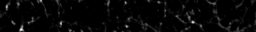
%> input picture cellnav/cellNav_0.70/karl/images/AVG_Ai148_129SVG3_122618_1005-1.tif, 256 x 32 px
$ octave HuckDRPa.m   (GNU Octave 9; MATLAB toolbox functions it lacks are replaced by stand-ins)
%> lines starting %> are read from the running program, lines starting %| are printed output that depends on the picture; in (x1, y1, x2, y2) boxes, pixels count from 0 and x2, y2 are one past the last pixel; in counts of white or black regions, pixels touching at a corner belong together; the program's own positions count from 1
### optical-retina/Funct/dist.m
function[d]=dist(A,B)

%finds distance between two vectors in form A (n,3,n) and B (1,3)
A2=zeros(size(A,1),3,size(A,3));
B2=zeros(size(B,1),3);
A2(:,1:size(A,2),:)=A;
B2(:,1:size(B,2))=B;
A=A2;
B=B2;
d=sqrt((A(:,1,:)-B(1)).^2 + (A(:,2,:)-B(2)).^2 + (A(:,3,:)-B(3)).^2);

### optical-retina/jmFunctions/GetMyDir.m
function[TPN] = GetMyDir()


%% Get Folder

if ~exist('.\temp'), mkdir('.\temp'),end

if exist('.\temp\Last.mat')
     load(['.\temp\Last.mat'])
     if exist(Last)
        TPN=uigetdir(Last)
     else
         TPN=uigetdir
     end
else
    TPN=uigetdir
%> the answer given: ../../../../cellnav/cellNav_0.70/karl/images
end

TPN= [TPN '\'];

Last=TPN;
if Last>0
save('.\temp\Last.mat','Last')
end

### optical-retina/Horizontals/DRP/DRPprograms/HuckDRPa.m

KPN=GetMyDir;

Kdir=dir(KPN); Kdir=Kdir(3:size(Kdir,1));


for k = 1:size(Kdir,1) %run all files in directory

    DPN = [ KPN Kdir(k).name] %get image name
    if strcmp('tif',DPN(size(DPN,2)-2:size(DPN,2))) %if a tif

        TPN=[DPN(1:size(DPN,2)-4) '\']
        mkdir(TPN)

        I=imread([DPN]); %read image
%> I is the input picture: size 32x256 uint16; min 0, max 39, mean 1.1
        image(I),pause(.01) %Show raw
        Im=max(I,[],3); %combind channels
        It=Im>median(Im(:)); %Threshold out background
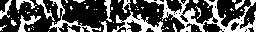
%> It: size 32x256 logical; 32.8% white; 72 white regions (58 under 20 px), largest, box (x1, y1, x2, y2) and area: (144, 0, 256, 32) 1057, (112, 11, 164, 32) 387, (49, 0, 101, 32) 332
        Il=bwlabel(It); %find all dots
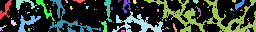
%> Il: size 32x256 double; 73 distinct labels, from 0 to 72; one colour per label, 0 black

        Dnum=max(Il(:));
%> Dnum = 72

        %% find centers
        DPos=zeros(Dnum,2);
        for d= 1:Dnum
            [y x] = find(Il==d);
            ym=mean(y); xm=mean(x);
            DPos(d,:)=[ym xm];
        end
%> this loop made 72 passes
%> (y, x, ym, xm) on passes 2, 3, 6, 7, 9: ([28; 29; 30; 31; 28; 29; 30; 28; 31; 27; 28; 26; 27; 27; 26], [1; 1; 1; 1; 2; 2; 2; 3; 3; 4; 4; 5; 5; 6; 7], 28.33, 3.13), (19, 12, 19, 12), ([12; 13], [19; 19], 12.5, 19), (18, 19, 18, 19), (12, 26, 12, 26)
%> (ym, xm) on passes 1, 4, 5, 8, 17, 21: (10.37, 6.36), (23.52, 14), (4.39, 24.59), (23.2, 27.97), (9.8, 45.55), (21.3, 68.48)
%> after the loop, DPos = 72 rows, first 12: [10.37 6.36; 28.33 3.13; 19 12; 23.52 14; 4.39 24.59; 12.5 19; 18 19; 23.2 27.97; 12 26; 7 27; 13.25 28.75; 30 29.5]
        %% Find Dists to centers
        Dists=zeros(Dnum);
%> Dists: size 72x72 double; every value is 0
        for d = 1:Dnum
            Dists(d,:)=sort(dist(DPos, DPos(d,:)));
        end
%> this loop made 72 passes
%> B in dist on passes 1 to 12: [10.37 6.36 0], [28.33 3.13 0], [19 12 0], [23.52 14 0], [4.39 24.59 0], [12.5 19 0], [18 19 0], [23.2 27.97 0], [12 26 0], [7 27 0], [13.25 28.75 0], [30 29.5 0]
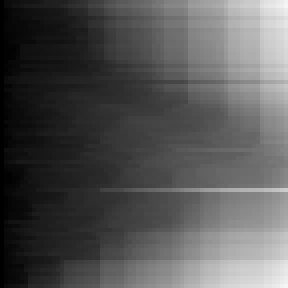
%> Dists: size 72x72 double (shown 4 times larger); min 0, max 245.7, mean 85.1

        mDists=mean(Dists,1);
%> mDists = 72 values from 0 to 186.7
        Near=Dists(:,2);
%> Near = 72 values, max 14.61 at index 38, min 2 at index 30, mean 6.09
        hNear=hist(Near,2.5:5:max(Near(:)));
%> hNear = [33 28 11]

        Name=Kdir(k).name(1:size(Kdir(k).name,2)-4);
        xlswrite([TPN Name '.xls'],mDists','meanDists')
        xlswrite([TPN Name '.xls'],Near,'NearestNeighbor')


        %% Density Recovery Profile
        %Calculate distance to areas
        A=I*0+1;
%> A: size 32x256 uint16; every value is 1
        [Ay Ax]=find(A);
%> Ay = 8192 values from 1 to 32; Ax = 8192 values from 1 to 256
        APos=[Ay Ax];
        clear Ay Ax
        clear DistsA
        DistsA=zeros(Dnum,size(APos,1),'single');
        for d = 1:Dnum
            DistsA(d,:)=dist(APos, DPos(d,:));
            PercentDoneFindingDistances=d/Dnum *100
        end
%> this loop made 72 passes
%> (B in dist, PercentDoneFindingDistances) on passes 1 to 12: ([10.37 6.36 0], 1.39), ([28.33 3.13 0], 2.78), ([19 12 0], 4.17), ([23.52 14 0], 5.56), ([4.39 24.59 0], 6.94), ([12.5 19 0], 8.33), ([18 19 0], 9.72), ([23.2 27.97 0], 11.11), ([12 26 0], 12.5), ([7 27 0], 13.89), ([13.25 28.75 0], 15.28), ([30 29.5 0], 16.67)

        %% Map Density by distance Area
        maxDist=max(Dists(:));
%> maxDist = 245.7
        DUsed=(1:fix(maxDist)+1)';
%> DUsed = 246 values from 1 to 246
        Cnum=zeros(size(DUsed,1),1);
        Anum=Cnum;
%> Anum = 246 values from 0 to 0
        for d=DUsed'
           Cnum(d)=sum(sum(Dists>d-1 & Dists <= d));
           Anum(d)=sum(sum(DistsA>d-1 & DistsA <= d));
           PercentDoneMapping=d/maxDist*100
        end
%> this loop made 246 passes
%> PercentDoneMapping on passes 1 to 3: 0.407, 0.814, 1.22
%> after the loop, Anum = 246 values, max 5527 at index 22, min 96 at index 246, mean 2395.7; Cnum = 246 values, max 68 at index 41, min 0 at index 1, mean 20.78
        CoA=Cnum./Anum;
%> CoA = 246 values, max 0.0212 at index 208, min 0 at index 1, mean 0.00841
        plot(CoA),pause(.01)
        bar(Cnum)
%> figure, not shown here; tallest bar 68 high, from x = 40.6 to 41.4
        bar(Anum)
%> figure, not shown here; tallest bar 5527 high, from x = 21.6 to 22.4
        bar(CoA)
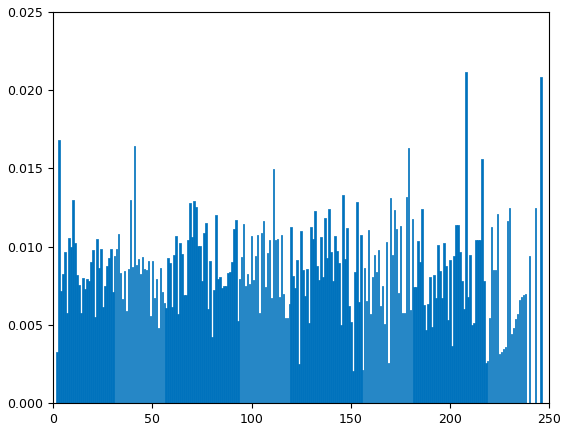
%> figure redrawn from the program's plot data; tallest bar 0.0212 high, from x = 207.6 to 208.4
        %ylim([-max(CoA(:))/10 max(CoA(:))])

        save([TPN 'Cnum.mat'],'Cnum')
        save([TPN 'Anum.mat'],'Anum')
        xlswrite([TPN Name '.xls'],Cnum,'Cnum')
        xlswrite([TPN Name '.xls'],Anum,'Anum')

%% Bin
        Bin=10;
        for d = 1 : size(Anum,1)
            Cbin(d)=sum(Cnum(max(d-Bin/2,1):min(d+Bin/2,size(Cnum,1))));
            Abin(d)=sum(Anum(max(d-Bin/2,1):min(d+Bin/2,size(Anum,1))));
        end
%> after the loop, Abin = 246 values, max 58027 at index 24, min 901 at index 246, mean 26297.8; Cbin = 246 values, max 504 at index 27, min 4 at index 246, mean 228.1
        CAbin=Cbin./Abin;
%> CAbin = 246 values, max 0.0106 at index 72, min 0.00444 at index 246, mean 0.00843
        plot(CAbin)
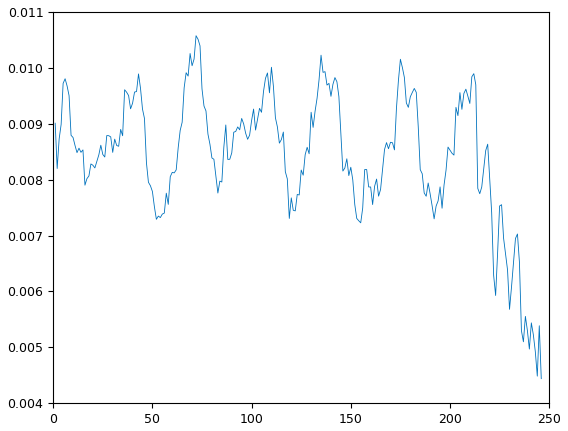
%> figure redrawn from the program's plot data; curve peaks at x = 72, y = 0.0106
        bar(Abin)
%> figure, not shown here; tallest bar 58027 high, from x = 23.6 to 24.4
        bar(Cbin)
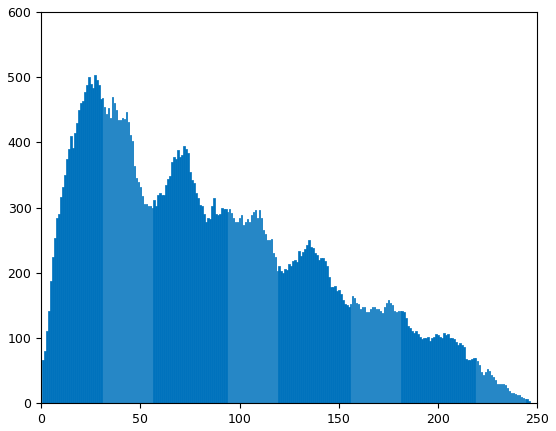
%> figure redrawn from the program's plot data; tallest bar 504 high, from x = 26.6 to 27.4
        bar(CAbin),pause(.01)
%> after `bar(CAbin)`:
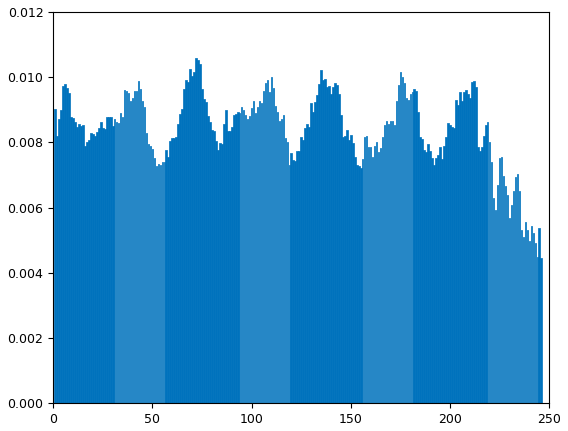
%> figure redrawn from the program's plot data; tallest bar 0.0106 high, from x = 71.6 to 72.4
        xlswrite([TPN Name '.xls'],CAbin,['Density Binned ' num2str(Bin)])
%%

    end %if a tif
end %run all
%> pass 2 of the loop `for k = 1:size(Kdir,1)`:
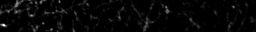
%> input picture cellnav/cellNav_0.70/karl/images/AVG_Ai148_129SVG3_122618_1006-1.tif, 256 x 32 px
%> I is the input picture: size 32x256 uint16; min 0, max 34, mean 1
%> It: size 32x256 logical; 33.2% white; 82 white regions (60 under 20 px), largest, box (x1, y1, x2, y2) and area: (0, 0, 47, 32) 555, (124, 0, 173, 32) 462, (41, 0, 90, 32) 387
%> Il: size 32x256 double; 83 distinct labels, from 0 to 82
%> Dnum = 82
%> the loop `for d= 1:Dnum` made 82 passes
%> (y, x, ym, xm) on passes 3, 4, 5, 6, 7, 10: (16, 4, 16, 4), (31, 4, 31, 4), ([31; 32; 32], [7; 7; 8], 31.67, 7.33), ([18; 19; 20; 21; 22; 19; 20; 21], [8; 8; 8; 8; 8; 9; 9; 9], 20, 8.38), (29, 11, 29, 11), (23, 21, 23, 21)
%> after the loop `for d= 1:Dnum`: DPos = 82 rows, first 12: [11.65 24.37; 26.11 4.93; 16 4; 31 4; 31.67 7.33; 20 8.38; 29 11; 22.3 14.6; 29.96 21.52; 23 21; 25 21; 29.8 29.6]
%> the loop `for d = 1:Dnum` made 82 passes
%> after the loop `for d = 1:Dnum`:
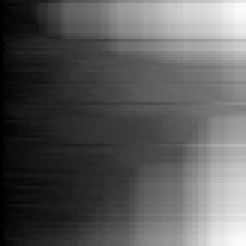
%> Dists: size 82x82 double (shown 3 times larger); min 0, max 252.3, mean 90.2
%> the loop `for d = 1:Dnum` made 82 passes
%> `bar(CoA)`:
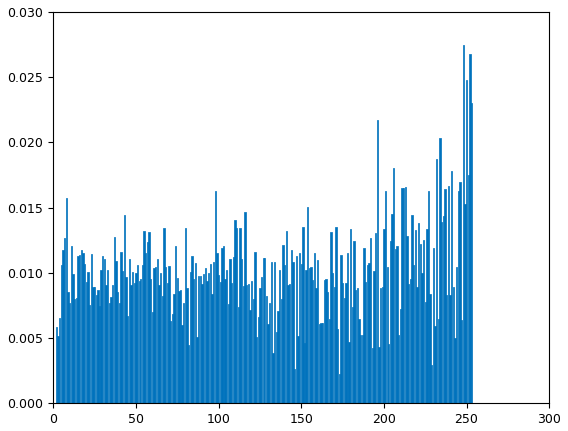
%> figure redrawn from the program's plot data; tallest bar 0.0275 high, from x = 247.6 to 248.4
